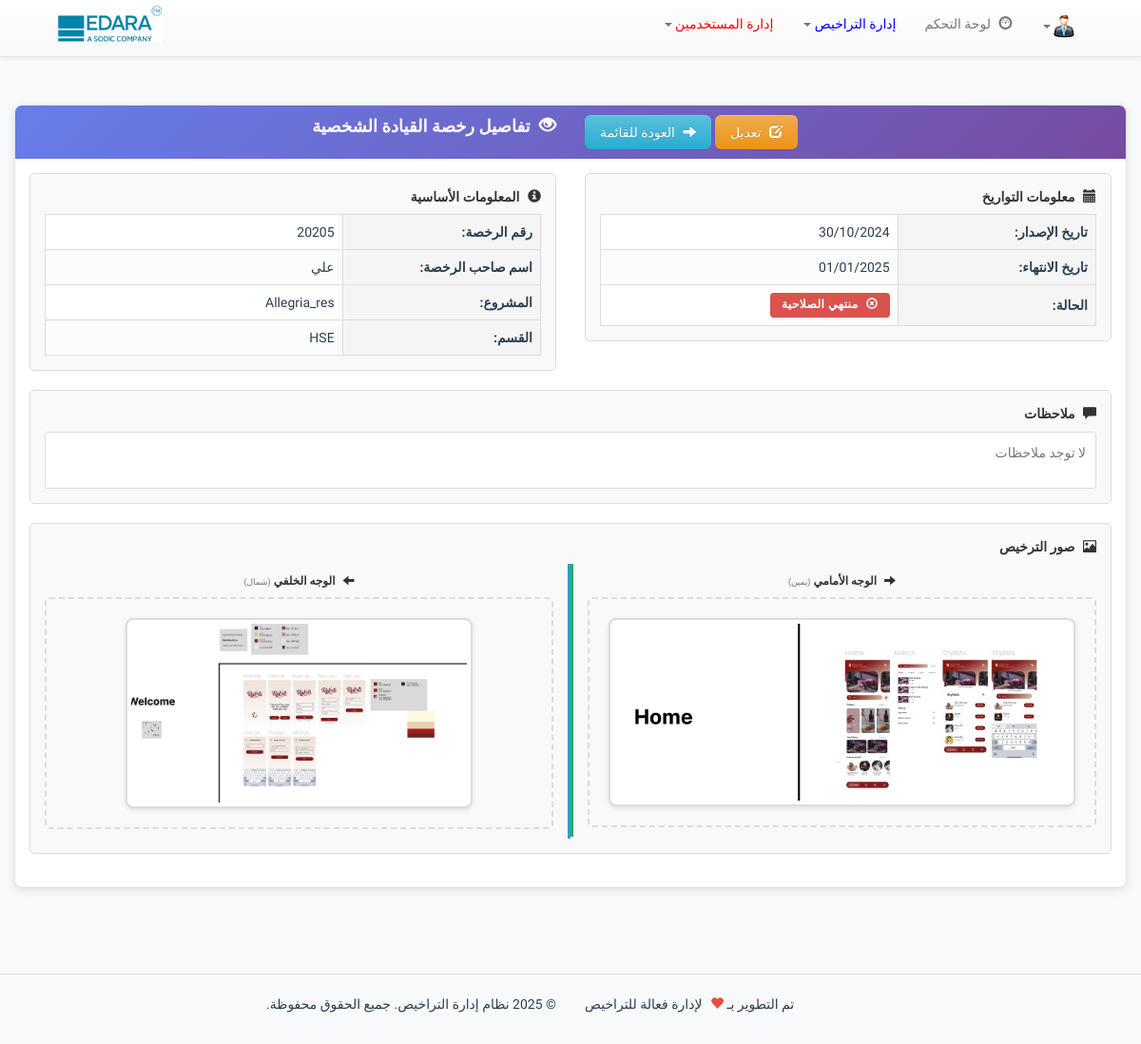
Screenshot of /view_license.php?id=43&type=personal (signed in) with the database file from the repository.
### tables this page shows
CREATE TABLE `personal_licenses` (
  `license_id` int(11) NOT NULL,
  `license_number` varchar(50) NOT NULL,
  `full_name` varchar(255) NOT NULL,
  `issue_date` date NOT NULL,
  `expiration_date` date NOT NULL,
  `project_id` int(11) NOT NULL,
  `department_id` int(11) NOT NULL,
  `user_id` int(11) DEFAULT NULL,
  `front_image_path` varchar(500) DEFAULT NULL,
  `back_image_path` varchar(500) DEFAULT NULL,
  `notes` text DEFAULT NULL,
  `is_active` tinyint(1) DEFAULT 1,
  `created_at` timestamp NOT NULL DEFAULT current_timestamp(),
  `updated_at` timestamp NOT NULL DEFAULT current_timestamp() ON UPDATE current_timestamp()
);

CREATE TABLE `projects` (
  `project_id` int(11) NOT NULL,
  `project_name` varchar(255) NOT NULL,
  `project_description` text DEFAULT NULL,
  `is_active` tinyint(1) DEFAULT 1,
  `created_at` timestamp NOT NULL DEFAULT current_timestamp(),
  `updated_at` timestamp NOT NULL DEFAULT current_timestamp() ON UPDATE current_timestamp()
);

CREATE TABLE `departments` (
  `department_id` int(11) NOT NULL,
  `department_name` varchar(255) NOT NULL,
  `department_description` text DEFAULT NULL,
  `is_active` tinyint(1) DEFAULT 1,
  `created_at` timestamp NOT NULL DEFAULT current_timestamp(),
  `updated_at` timestamp NOT NULL DEFAULT current_timestamp() ON UPDATE current_timestamp(),
  `department_email` varchar(255) DEFAULT NULL COMMENT 'Email address for the department to receive notifications'
);

### config/config.php (called while the page is built, shortened)
<?php
function getUserRole() {
    return $_SESSION['role'] ?? null;
}
function getUserId() {
    return $_SESSION['user_id'] ?? null;
}
?>

### php_action/auth.php (called while the page is built, shortened)
<?php
require_once __DIR__ . '/../config/config.php';
function getParentAdminId() {
    return $_SESSION['parent_admin_id'] ?? null;
}
function isHeadAdmin() {
    return getUserRole() === 'admin' && getParentAdminId() === null;
}
function getMyTeamIds() {
    try {
        $conn = getDBConnection();
        $stmt = $conn->prepare("
            SELECT user_id
            FROM users
            WHERE parent_admin_id = ? AND is_active = 1
        ");
        $stmt->execute([getUserId()]);
        return array_column($stmt->fetchAll(), 'user_id');
    } catch (Exception $e) {
        error_log("Error getting team IDs: " . $e->getMessage());
        return [];
    }
}
function isInMyTeam($userId) {
    $teamIds = getMyTeamIds();
    return in_array($userId, $teamIds);
}
function canModifyLicense($licenseUserId) {
    $currentUserId = getUserId();
    if (isHeadAdmin()) {
        return $licenseUserId == $currentUserId || isInMyTeam($licenseUserId);
    }
    return $licenseUserId == $currentUserId;
}

### view_license.php (the view, shortened to what this page needs)
<?php
require_once 'config/config.php';
require_once 'php_action/auth.php';
$licenseId = isset($_GET['id']) ? intval($_GET['id']) : 0;
$licenseType = isset($_GET['type']) ? $_GET['type'] : 'personal';
$isDeleted = isset($_GET['deleted']) && $_GET['deleted'] == '1';
try {
    $conn = getDBConnection();
    $activeCondition = $isDeleted ? "is_active = 0" : "is_active = 1";
    if ($licenseType === 'personal') {
        $query = "
            SELECT l.*, p.project_name, d.department_name,
                   CASE
                       WHEN l.expiration_date < CURDATE() THEN 'منتهي الصلاحية'
                       WHEN l.expiration_date <= DATE_ADD(CURDATE(), INTERVAL 30 DAY) THEN 'ينتهي قريباً'
                       ELSE 'نشط'
                   END as status,
                   DATEDIFF(l.expiration_date, CURDATE()) as days_until_expiration
            FROM personal_licenses l
            LEFT JOIN projects p ON l.project_id = p.project_id
            LEFT JOIN departments d ON l.department_id = d.department_id
            WHERE l.license_id = ? AND l.$activeCondition
        ";
    }
    $stmt = $conn->prepare($query);
    $stmt->execute([$licenseId]);
    $license = $stmt->fetch();
} catch (Exception $e) {
    error_log("View license error: " . $e->getMessage());
    setMessage('حدث خطأ في تحميل تفاصيل الترخيص', 'danger');
    header('Location: licenses.php');
    exit;
}
include 'includes/header.php';
?>
<div class="container content-wrapper">
    <div class="row">
        <div class="col-md-12">
            <div class="panel panel-default">
                <div class="panel-heading">
                    <div class="row">
                        <div class="col-md-6">
                            <h4>
                                <i class="glyphicon glyphicon-eye-open"></i>
                                تفاصيل <?php echo $licenseType === 'personal' ? 'رخصة القيادة الشخصية' : 'رخصة المركبة'; ?>
                            </h4>
                        </div>
                        <div class="col-md-6 text-right">
                            <?php if ($isDeleted): ?>
                                <?php if (canEditRecords()): ?>
                                    <button id="restoreBtn" class="btn btn-success" data-id="<?php echo $license['license_id']; ?>">
                                        <i class="glyphicon glyphicon-refresh"></i> استعادة الترخيص
                                    </button>
                                <?php endif; ?>
                            <?php else: ?>
                                <?php
                            $canEditThisLicense = canModifyLicense($license['user_id']);
                                ?>
                                <?php if ($canEditThisLicense): ?>
                                    <a href="edit_license.php?id=<?php echo $license['license_id']; ?>&type=<?php echo $licenseType; ?>" class="btn btn-warning">
                                        <i class="glyphicon glyphicon-edit"></i> تعديل
                                    </a>
                                <?php endif; ?>
                                <a href="licenses.php" class="btn btn-info">
                                    <i class="glyphicon glyphicon-arrow-right"></i> العودة للقائمة
                                </a>
                            <?php endif; ?>
                        </div>
                    </div>
                </div>
                <div class="panel-body">
                    <div class="row">
                        <div class="col-md-6">
                            <div class="info-box">
                                <h5><i class="glyphicon glyphicon-info-sign"></i> المعلومات الأساسية</h5>
                                <table class="table table-bordered info-table">
                                    <?php if ($licenseType === 'personal'): ?>
                                        <tr>
                                            <td><strong>رقم الرخصة:</strong></td>
                                            <td><?php echo htmlspecialchars($license['license_number']); ?></td>
                                        </tr>
                                        <tr>
                                            <td><strong>اسم صاحب الرخصة:</strong></td>
                                            <td><?php echo htmlspecialchars($license['full_name']); ?></td>
                                        </tr>
                                    <?php endif; ?>
                                    <tr>
                                        <td><strong>المشروع:</strong></td>
                                        <td><?php echo htmlspecialchars($license['project_name']); ?></td>
                                    </tr>
                                    <tr>
                                        <td><strong>القسم:</strong></td>
                                        <td><?php echo htmlspecialchars($license['department_name']); ?></td>
                                    </tr>
                                </table>
                            </div>
                        </div>
                        <div class="col-md-6">
                            <div class="info-box">
                                <h5><i class="glyphicon glyphicon-calendar"></i> معلومات التواريخ</h5>
                                <table class="table table-bordered info-table">
                                    <tr>
                                        <td><strong>تاريخ الإصدار:</strong></td>
                                        <td><?php echo date('d/m/Y', strtotime($license['issue_date'])); ?></td>
                                    </tr>
                                    <tr>
                                        <td><strong>تاريخ الانتهاء:</strong></td>
                                        <td><?php echo date('d/m/Y', strtotime($license['expiration_date'])); ?></td>
                                    </tr>
                                    <tr>
                                        <td><strong>الحالة:</strong></td>
                                        <td>
                                            <?php
                                            $statusClass = '';
                                            $statusIcon = '';
                                            if ($license['status'] === 'نشط') {
                                                $statusClass = 'status-active';
                                                $statusIcon = 'glyphicon-ok-circle';
                                            } elseif ($license['status'] === 'ينتهي قريباً') {
                                                $statusClass = 'status-expiring';
                                                $statusIcon = 'glyphicon-warning-sign';
                                            } else {
                                                $statusClass = 'status-expired';
                                                $statusIcon = 'glyphicon-remove-circle';
                                            }
                                            ?>
                                            <span class="status-badge <?php echo $statusClass; ?>">
                                                <i class="glyphicon <?php echo $statusIcon; ?>"></i>
                                                <?php echo $license['status']; ?>
                                            </span>
                                        </td>
                                    </tr>
                                </table>
                            </div>
                        </div>
                    </div>
                    <div class="row">
                        <div class="col-md-12">
                            <div class="info-box">
                                <h5><i class="glyphicon glyphicon-comment"></i> ملاحظات</h5>
                                <div class="notes-content">
                                    <?php if (!empty($license['notes'])): ?>
                                        <p><?php echo nl2br(htmlspecialchars($license['notes'])); ?></p>
                                    <?php else: ?>
                                        <p class="text-muted">لا توجد ملاحظات</p>
                                    <?php endif; ?>
                                </div>
                            </div>
                        </div>
                    </div>
                    <div class="row">
                        <div class="col-md-12">
                            <div class="info-box">
                                <h5><i class="glyphicon glyphicon-picture"></i> صور الترخيص</h5>
                                <div class="row" style="text-align: center;">
                                    <div class="col-md-6" style="border-right: 3px solid #3498db;">
                                        <h6><i class="glyphicon glyphicon-arrow-left"></i> الوجه الخلفي <small class="text-muted">(شمال)</small></h6>
                                        <?php if (!empty($license['back_image_path'])): ?>
                                            <?php
                                            $backImagePath = $license['back_image_path'];
                                            $imagePaths = [
                                                $backImagePath,
                                                './' . $backImagePath,
                                                                'assests/uploads/personal_licenses/' . basename($backImagePath),
                'assests/uploads/vehicle_licenses/' . basename($backImagePath),
                'assests/uploads/licenses/' . basename($backImagePath)
                                            ];
                                            $workingPath = null;
                                            foreach ($imagePaths as $path) {
                                                if (file_exists($path)) {
                                                    $workingPath = $path;
                                                    break;
                                                }
                                            }
                                            ?>
                                            <?php if ($workingPath): ?>
                                                <div class="license-image">
                                                    <img src="<?php echo htmlspecialchars($workingPath); ?>"
                                                         alt="الوجه الخلفي للترخيص"
                                                         class="img-responsive img-thumbnail license-preview"
                                                         onclick="showImageModal(this.src, 'الوجه الخلفي للترخيص')"
                                                         onerror="this.parentElement.innerHTML='<div class=&quot;no-image&quot;><i class=&quot;glyphicon glyphicon-picture&quot;></i><p>خطأ في تحميل الصورة</p></div>'">
                                                </div>
                                            <?php endif; ?>
                                        <?php endif; ?>
                                    </div>
                                    <div class="col-md-6" style="border-left: 3px solid #27ae60;">
                                        <h6><i class="glyphicon glyphicon-arrow-right"></i> الوجه الأمامي <small class="text-muted">(يمين)</small></h6>
                                        <?php if (!empty($license['front_image_path'])): ?>
                                            <?php
                                            $frontImagePath = $license['front_image_path'];
                                            $imagePaths = [
                                                $frontImagePath,
                                                './' . $frontImagePath,
                                                                'assests/uploads/personal_licenses/' . basename($frontImagePath),
                'assests/uploads/vehicle_licenses/' . basename($frontImagePath),
                'assests/uploads/licenses/' . basename($frontImagePath)
                                            ];
                                            $workingPath = null;
                                            foreach ($imagePaths as $path) {
                                                if (file_exists($path)) {
                                                    $workingPath = $path;
                                                    break;
                                                }
                                            }
                                            ?>
                                            <?php if ($workingPath): ?>
                                                <div class="license-image">
                                                    <img src="<?php echo htmlspecialchars($workingPath); ?>"
                                                         alt="الوجه الأمامي للترخيص"
                                                         class="img-responsive img-thumbnail license-preview"
                                                         onclick="showImageModal(this.src, 'الوجه الأمامي للترخيص')"
                                                         onerror="this.parentElement.innerHTML='<div class=&quot;no-image&quot;><i class=&quot;glyphicon glyphicon-picture&quot;></i><p>خطأ في تحميل الصورة</p></div>'">
                                                </div>
                                            <?php endif; ?>
                                        <?php endif; ?>
                                    </div>
                                </div>
                            </div>
                        </div>
                    </div>
                </div>
            </div>
        </div>
    </div>
</div>
<?php include 'includes/footer.php'; ?>

### rows the page displays
personal_licenses: license_number "20205", full_name "علي", project.project_name "Allegria_res", department.department_name "HSE", issue_date "30/10/2024", expiration_date "01/01/2025", back_image_path (picture), front_image_path (picture)

### other values shown
$license['status'] "منتهي الصلاحية"
